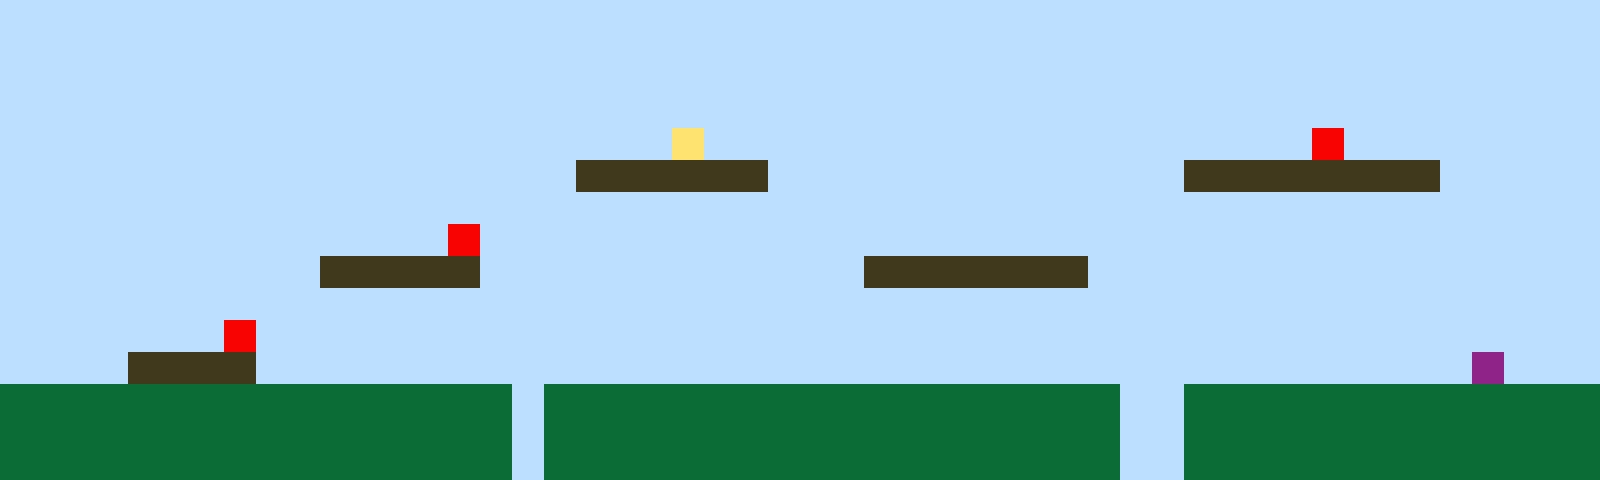

A level layout from a 2D game, rendered from its tile map. Below: a short description, then the map file with its tile-grid data intact:
An orthogonal 50x15 tile map with 32x32 px tiles, 1 tile layer (Tile Layer 1).

<map version="1.10" tiledversion="1.11.2" orientation="orthogonal" renderorder="right-up" width="50" height="15" tilewidth="32" tileheight="32" infinite="0" nextlayerid="2" nextobjectid="1"><editorsettings><export target="map1.csv" format="csv" /></editorsettings><tileset firstgid="1" name="sprites" tilewidth="32" tileheight="32" tilecount="6" columns="3"><image source="sprites.png" width="96" height="64" /></tileset><layer id="1" name="Tile Layer 1" width="50" height="15"><data encoding="csv">1,1,1,1,1,1,1,1,1,1,1,1,1,1,1,1,1,1,1,1,1,1,1,1,1,1,1,1,1,1,1,1,1,1,1,1,1,1,1,1,1,1,1,1,1,1,1,1,1,1,1,1,1,1,1,1,1,1,1,1,1,1,1,1,1,1,1,1,1,1,1,1,1,1,1,1,1,1,1,1,1,1,1,1,1,1,1,1,1,1,1,1,1,1,1,1,1,1,1,1,1,1,1,1,1,1,1,1,1,1,1,1,1,1,1,1,1,1,1,1,1,1,1,1,1,1,1,1,1,1,1,1,1,1,1,1,1,1,1,1,1,1,1,1,1,1,1,1,1,1,1,1,1,1,1,1,1,1,1,1,1,1,1,1,1,1,1,1,1,1,1,1,1,1,1,1,1,1,1,1,1,1,1,1,1,1,1,1,1,1,1,1,1,1,1,1,1,1,1,1,1,1,1,1,1,1,1,1,1,1,1,1,1,1,1,1,1,1,1,1,1,4,1,1,1,1,1,1,1,1,1,1,1,1,1,1,1,1,1,1,1,5,1,1,1,1,1,1,1,1,1,1,1,1,1,1,1,1,1,1,1,1,1,1,1,1,1,1,3,3,3,3,3,3,1,1,1,1,1,1,1,1,1,1,1,1,1,3,3,3,3,3,3,3,3,1,1,1,1,1,1,1,1,1,1,1,1,1,1,1,1,1,1,1,1,1,1,1,1,1,1,1,1,1,1,1,1,1,1,1,1,1,1,1,1,1,1,1,1,1,1,1,1,1,1,1,1,1,1,1,1,1,1,1,1,1,1,1,1,1,1,1,1,1,5,1,1,1,1,1,1,1,1,1,1,1,1,1,1,1,1,1,1,1,1,1,1,1,1,1,1,1,1,1,1,1,1,1,1,1,1,1,1,1,1,1,1,1,1,1,3,3,3,3,3,1,1,1,1,1,1,1,1,1,1,1,1,3,3,3,3,3,3,3,1,1,1,1,1,1,1,1,1,1,1,1,1,1,1,1,1,1,1,1,1,1,1,1,1,1,1,1,1,1,1,1,1,1,1,1,1,1,1,1,1,1,1,1,1,1,1,1,1,1,1,1,1,1,1,1,1,1,1,1,1,1,1,1,1,1,1,1,1,1,1,1,1,5,1,1,1,1,1,1,1,1,1,1,1,1,1,1,1,1,1,1,1,1,1,1,1,1,1,1,1,1,1,1,1,1,1,1,1,1,1,1,1,1,1,1,1,1,1,1,3,3,3,3,1,1,1,1,1,1,1,1,1,1,1,1,1,1,1,1,1,1,1,1,1,1,1,1,1,1,1,1,1,1,1,1,1,1,1,1,1,1,6,1,1,1,2,2,2,2,2,2,2,2,2,2,2,2,2,2,2,2,1,2,2,2,2,2,2,2,2,2,2,2,2,2,2,2,2,2,2,1,1,2,2,2,2,2,2,2,2,2,2,2,2,2,2,2,2,2,2,2,2,2,2,2,2,2,2,2,2,2,1,2,2,2,2,2,2,2,2,2,2,2,2,2,2,2,2,2,2,1,1,2,2,2,2,2,2,2,2,2,2,2,2,2,2,2,2,2,2,2,2,2,2,2,2,2,2,2,2,2,1,2,2,2,2,2,2,2,2,2,2,2,2,2,2,2,2,2,2,1,1,2,2,2,2,2,2,2,2,2,2,2,2,2</data></layer></map>
